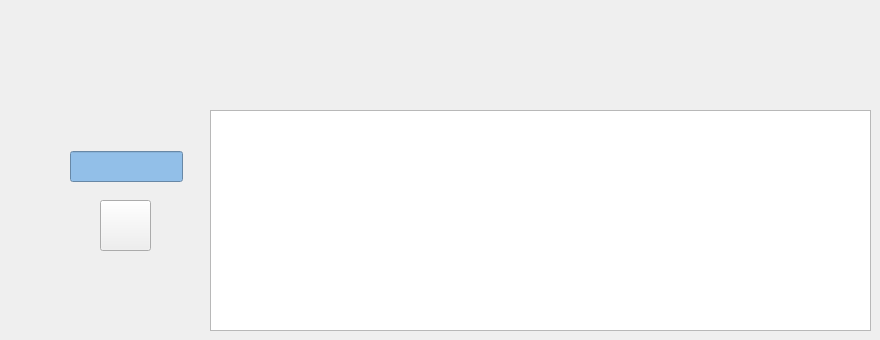
        <widget class="QWidget" name="tab_5">
         <attribute name="title">
          <string>rechercher </string>
         </attribute>
         <widget class="QTableView" name="tabmateriel1">
          <property name="geometry">
           <rect>
            <x>210</x>
            <y>110</y>
            <width>661</width>
            <height>221</height>
           </rect>
          </property>
          <property name="styleSheet">
           <string notr="true">background-image: url(:/img/img/Sans titre - 1.jpg);</string>
          </property>
         </widget>
         <widget class="QLineEdit" name="lineEdit_chercher">
          <property name="geometry">
           <rect>
            <x>70</x>
            <y>151</y>
            <width>113</width>
            <height>31</height>
           </rect>
          </property>
          <property name="styleSheet">
           <string notr="true">background-color: rgb(146, 191, 232);</string>
          </property>
         </widget>
         <widget class="QPushButton" name="chercher">
          <property name="geometry">
           <rect>
            <x>100</x>
            <y>200</y>
            <width>51</width>
            <height>51</height>
           </rect>
          </property>
          <property name="text">
           <string/>
          </property>
          <property name="icon">
           <iconset resource="resource.qrc">
            <normaloff>:/thourayaIMG/filesqt/téléchargement.png</normaloff>:/thourayaIMG/filesqt/téléchargement.png</iconset>
          </property>
          <property name="iconSize">
           <size>
            <width>100</width>
            <height>50</height>
           </size>
          </property>
         </widget>
         <widget class="QLabel" name="label_3">
          <property name="geometry">
           <rect>
            <x>10</x>
            <y>150</y>
            <width>55</width>
            <height>31</height>
           </rect>
          </property>
          <property name="styleSheet">
           <string notr="true">image: url(:/thourayaIMG/filesqt/ID.png);</string>
          </property>
          <property name="text">
           <string/>
          </property>
         </widget>
        </widget>
